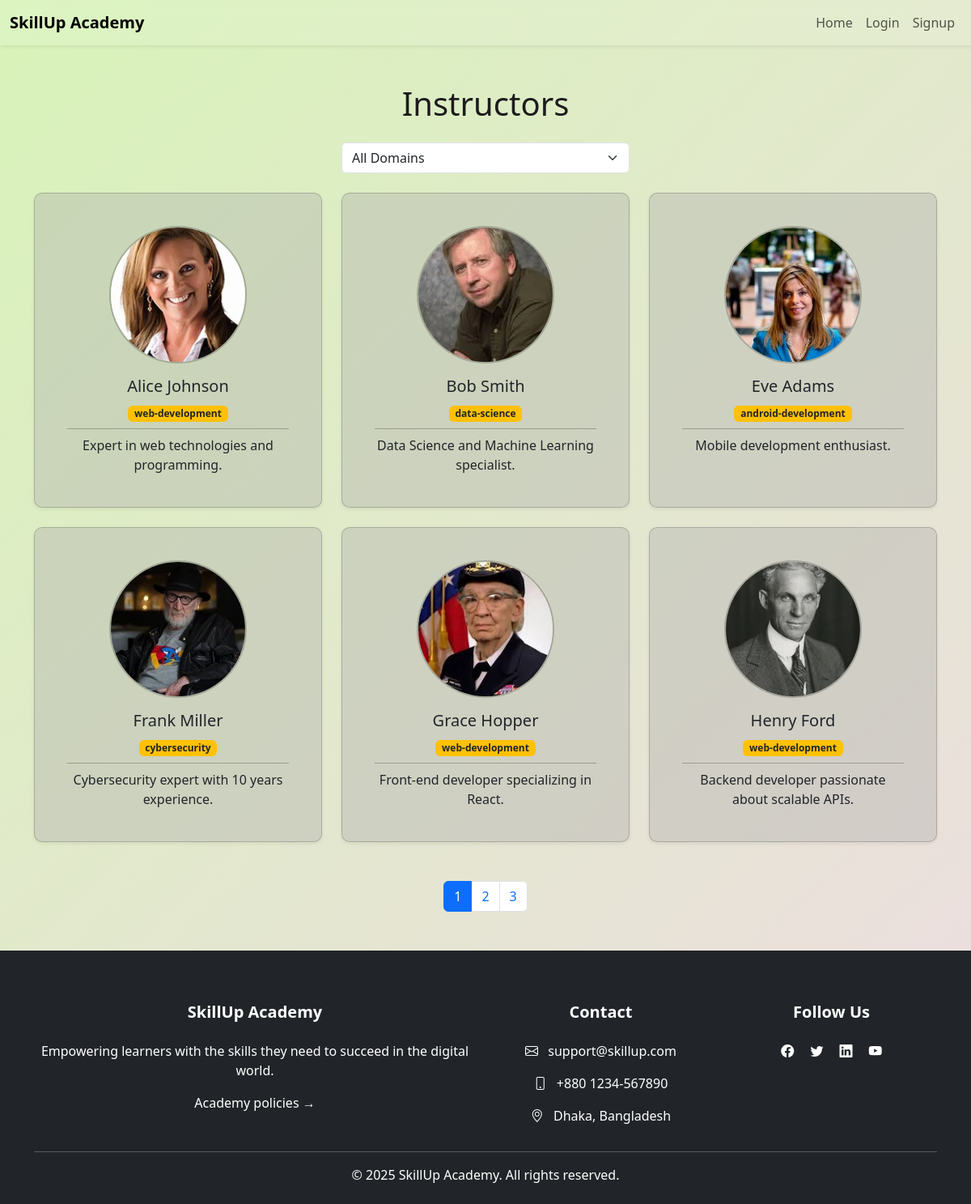
The app's page /instructors.php with its own data.
### tables this page shows
CREATE TABLE `instructors` (
  `u_id` int(11) NOT NULL,
  `bio` varchar(500) DEFAULT NULL,
  `domain` varchar(50) NOT NULL,
  `title` varchar(10) NOT NULL,
  `skills` varchar(100) DEFAULT NULL,
  `image` varchar(100) DEFAULT NULL
);

CREATE TABLE `users` (
  `u_id` int(11) NOT NULL,
  `email` varchar(50) NOT NULL,
  `contact` varchar(10) NOT NULL,
  `reg_date` date NOT NULL DEFAULT curdate(),
  `dob` date NOT NULL,
  `gender` varchar(6) NOT NULL,
  `name` varchar(100) NOT NULL
);

### instructors.php (the view, shortened to what this page needs)
<?php
include 'auth/cnct.php';
$limit = 6;
$page = isset($_GET['page']) && is_numeric($_GET['page']) ? max(1, (int)$_GET['page']) : 1;
$offset = ($page - 1) * $limit;
$filter = isset($_GET['domain']) ? $_GET['domain'] : "";
$count_sql = "SELECT COUNT(*) FROM instructors";
$stmt = $conn->prepare($count_sql);
$stmt->execute();
$stmt->bind_result($total);
$total_pages = ceil($total / $limit);
$instructors = [];
$sql = "SELECT users.name, instructors.domain, instructors.bio, instructors.image
        FROM instructors
        JOIN users ON users.u_id = instructors.u_id";
$sql .= " LIMIT ?, ?";
$stmt = $conn->prepare($sql);
if (!empty($filter)) {
    $stmt->bind_param("sii", $filter, $offset, $limit);
} else {
    $stmt->bind_param("ii", $offset, $limit);
}
$stmt->execute();
$stmt->bind_result($name, $domain, $bio, $image);
while ($stmt->fetch()) {
    $instructors[] = [
        'name' => $name,
        'domain' => $domain,
        'bio' => $bio,
        'image' => $image ?? 'image-assets/Instructors/default.webp'
    ];
}
?>
<!DOCTYPE html>
<html lang="en">
<head>
    <link href="https://cdn.jsdelivr.net/npm/bootstrap@5.3.7/dist/css/bootstrap.min.css" rel="stylesheet" />
    <link rel="stylesheet" href="https://cdn.jsdelivr.net/npm/bootstrap-icons@1.11.3/font/bootstrap-icons.css">
    <link rel="preload" href="../style.css" as="style" onload="this.onload=null;this.rel='stylesheet'">
</head>
<body>
    <nav class="navbar navbar-expand-lg navbar-blur sticky-top shadow-sm">
        <div class="container-fluid">
            <a class="navbar-brand fw-bold" href="index.php">SkillUp Academy</a>
            <div class="collapse navbar-collapse" id="navbarNav">
                <ul class="navbar-nav ms-auto">
                    <li class="nav-item">
                        <a class="nav-link" href="index.php">Home</a>
                    </li>
                    <?php
                    if (isset($_SESSION['role'])) {
                        echo '<li class="nav-item">';
                        if ($_SESSION['role'] === "Student")
                            echo '<a class="nav-link" href="student/dashboard.php">Dashboard</a> </li>';
                        else if ($_SESSION['role'] === "Instructor")
                            echo '<a class="nav-link" href="instructor/dashboard.php">Dashboard</a> </li>';
                        else
                            echo '<a class="nav-link" href="admin/dashboard.php">Dashboard</a> </li>';
                        echo '<li class="nav-item">
                  <a class="nav-link" href="auth/logout.php">Logout</a>
                  </li>';
                    } else {
                        echo '<a class="nav-link" href="auth/login.php">Login</a> </li>
                  <li class="nav-item">
                  <a class="nav-link" href="auth/signup.php">Signup</a>
                  </li>';
                    }
                    ?>
                </ul>
            </div>
        </div>
    </nav>
    <div class="container mt-5 mb-5 min-vh-100">
        <h1 class="text-center mb-4">Instructors</h1>
        <form method="get" class="mb-4">
            <div class="row justify-content-center">
                <div class="col-md-4">
                    <select name="domain" class="form-select" onchange="this.form.submit()">
                        <option value="">All Domains</option>
                    </select>
                </div>
            </div>
        </form>
        <div class="row">
            <?php foreach ($instructors as $inst): ?>
                <div class="col-md-4 mb-4">
                    <div class="card card-h h-100 shadow-sm border-1 p-4" style="background-color: rgba(169, 169, 169, 0.356);">
                        <div class="card-body text-center">
                            <img src="<?= htmlspecialchars($inst['image']) ?>" class="rounded-circle mb-3"
                                alt="<?= htmlspecialchars($inst['name']) ?>" loading="lazy">
                            <h5 class="card-title"><?= htmlspecialchars($inst['name']) ?></h5>
                            <span class="badge bg-warning text-dark"><?= htmlspecialchars($inst['domain']) ?></span>
                            <hr class="divider my-2">
                            <p class="card-text"><?= htmlspecialchars($inst['bio']) ?></p>
                        </div>
                    </div>
                </div>
            <?php endforeach; ?>
        </div>
        <?php if ($total_pages > 1): ?>
            <nav class="mt-4">
                <ul class="pagination justify-content-center">
                    <?php for ($i = 1; $i <= $total_pages; $i++): ?>
                        <li class="page-item <?= ($page == $i ? 'active' : '') ?>">
                            <a class="page-link" href="?page=<?= $i ?>&domain=<?= urlencode($filter) ?>"><?= $i ?></a>
                        </li>
                    <?php endfor; ?>
                </ul>
            </nav>
        <?php endif; ?>
    </div>
</body>
<footer class="bg-dark text-white pt-5 pb-4">
    <div class="container text-md-left">
        <div class="row text-center text-md-left">
            <div class="col-md-6 col-lg-6 col-xl-6 mx-auto mt-3">
                <h5 class="mb-4 fw-bold">SkillUp Academy</h5>
                <p>Empowering learners with the skills they need to succeed in the digital world.</p>
                <a href="policies.html" class="text-white text-decoration-none">Academy policies &rarr;</a>
            </div>
            <div class="col-md-3 col-lg-3 col-xl-3 mx-auto mt-3">
                <h5 class="mb-4 fw-bold">Contact</h5>
                <p><i class="bi bi-envelope me-2"></i> support@skillup.com</p>
                <p><i class="bi bi-phone me-2"></i> +880 1234-567890</p>
                <p><i class="bi bi-geo-alt me-2"></i> Dhaka, Bangladesh</p>
            </div>
            <div class="col-md-3 col-lg-3 col-xl-3 mx-auto mt-3">
                <h5 class="mb-4 fw-bold">Follow Us</h5>
                <a href="#" class="text-white me-3"><i class="bi bi-facebook"></i></a>
                <a href="#" class="text-white me-3"><i class="bi bi-twitter"></i></a>
                <a href="#" class="text-white me-3"><i class="bi bi-linkedin"></i></a>
                <a href="#" class="text-white"><i class="bi bi-youtube"></i></a>
            </div>
        </div>
        <hr class="my-3">
        <div class="text-center">
            <p class="mb-0">&copy; 2025 SkillUp Academy. All rights reserved.</p>
        </div>
    </div>
</footer>
</html>

### style.css (style rules this page uses)
html, body { margin: 0; padding: 0; background: linear-gradient(-45deg, #f6ed91, #bcecf0, #f5d5f0, #d8f3b9); background-size: 400% 400%; background-attachment: fixed; animation: gradientBG 10s ease-in-out infinite; font-family: 'Segoe UI', Tahoma, Geneva, Verdana, sans-serif; color: #1c1c1c; }
.navbar-blur { background-color: rgba(255, 255, 255, 0.1); backdrop-filter: blur(8px); -webkit-backdrop-filter: blur(8px); }
.card-h { border-radius: 10px; transition: transform 0.3s ease; }
.divider { border-top: 1px solid #000000; margin: 1rem 0; }
.rounded-circle { width: 170px; height: 170px; object-fit: cover; border-radius: 50%; border: 2px solid rgba(0, 0, 0, 0.2); }

### records on screen
instructors: image (picture), u_id.name "Alice Johnson", domain "web-development", bio "Expert in web technologies and programming."
instructors: image (picture), u_id.name "Bob Smith", domain "data-science", bio "Data Science and Machine Learning specialist."
instructors: image (picture), u_id.name "Eve Adams", domain "android-development", bio "Mobile development enthusiast."
instructors: image (picture), u_id.name "Frank Miller", domain "cybersecurity", bio "Cybersecurity expert with 10 years experience."
instructors: image (picture), u_id.name "Grace Hopper", domain "web-development", bio "Front-end developer specializing in React."
instructors: image (picture), u_id.name "Henry Ford", domain "web-development", bio "Backend developer passionate about scalable APIs."
